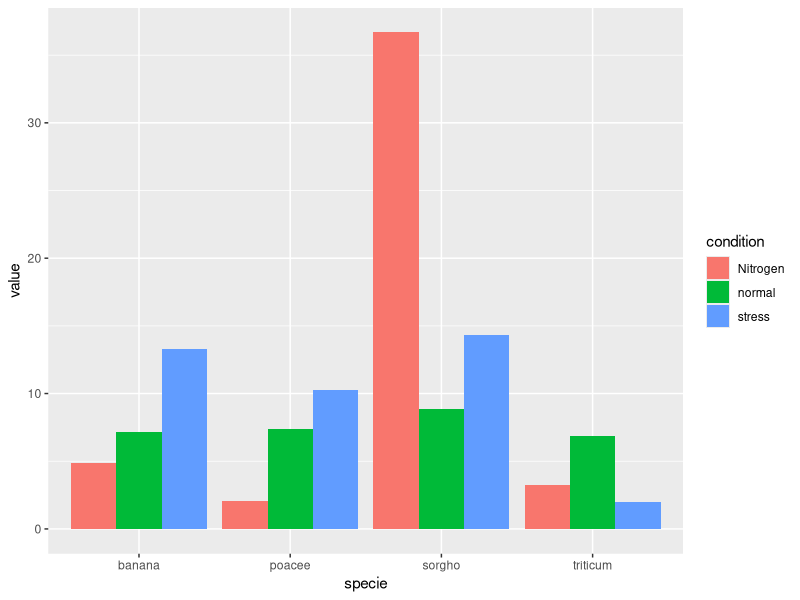
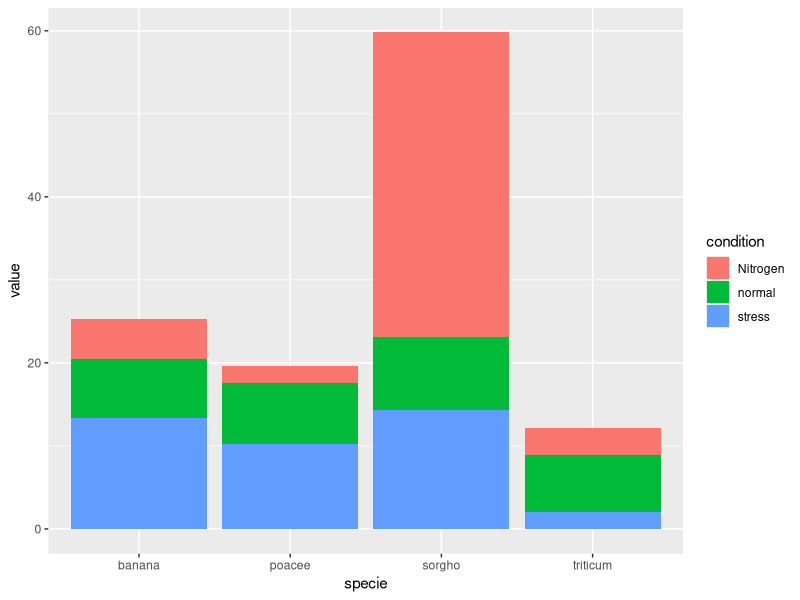
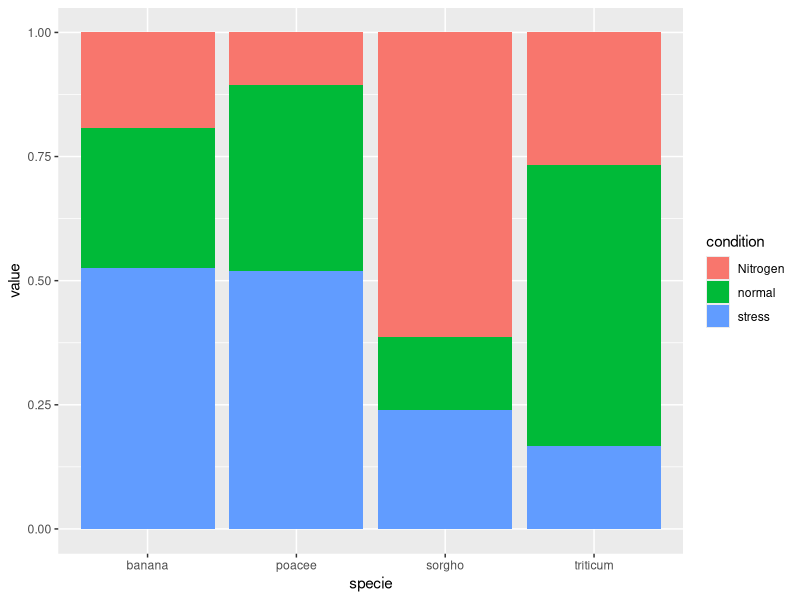

Write the R code that produced these figures, in order. (Note: this script raises an error after producing the figures.)
# library
library(ggplot2)

# create a dataset
specie=c(rep("sorgho" , 3) , rep("poacee" , 3) , rep("banana" , 3) , rep("triticum" , 3) )
condition=rep(c("normal" , "stress" , "Nitrogen") , 4)
value=abs(rnorm(12 , 0 , 15))
data=data.frame(specie,condition,value)

# Grouped
ggplot(data, aes(fill=condition, y=value, x=specie)) + 
  geom_bar(position="dodge", stat="identity")

# Stacked
ggplot(data, aes(fill=condition, y=value, x=specie)) + 
  geom_bar( stat="identity")


# Stacked Percent
ggplot(data, aes(fill=condition, y=value, x=specie)) + 
  geom_bar( stat="identity", position="fill")


ggplot(data=dfm, aes(x=specie, y=value, fill=condition)) +
  geom_bar(position="dodge", stat="identity")


tbl <- with(mydata, table(Species, Depth))

ggplot(dfm,aes(x = Input,y = value)) + 
  geom_bar(aes(fill = variable),stat = "identity",position = "dodge") + 
  scale_y_log10()

o <- outcomes
library(ggplot2)
ggplot(o, aes(factor(model.name), Freq, fill = AIC)) +     
  geom_col(position = 'dodge')


food <- data.frame(Condition = c("A", "B", "A", "B", "A"), Stars=c('good','meh','meh','meh','good'))
library(ggplot2)
library(dplyr)
data <- food %>% group_by(Stars,Condition) %>% summarize(n=n()) %>% mutate(freq=n/sum(n)) 

ggplot(data, aes(x=Stars, fill = Condition, group = Condition)) + geom_bar(aes(y=freq), stat="identity", position = "dodge")

# filter(AIC != "def.E.bare")



